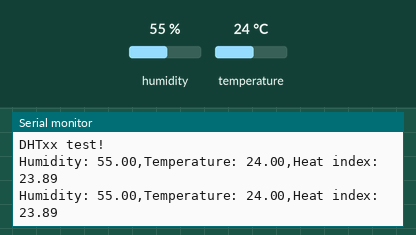
Recording of a sketch running on a simulated Arduino Uno, built with avr-gcc and run on an emulated ATmega328P. On the bench: the last lines printed to the serial monitor. The test bench sets the inputs (shaded band); at power-on: humidity 55 %, temperature 24 °C.

Above: at 4.8 s.
4.9 s: humidity set to 22 %
At 6.4 s:
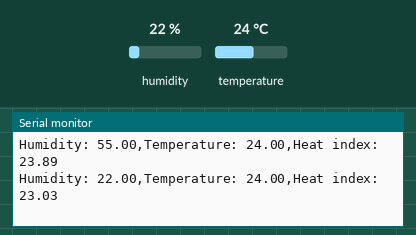
7.9 s: temperature set to 12 °C
At 8.8 s:
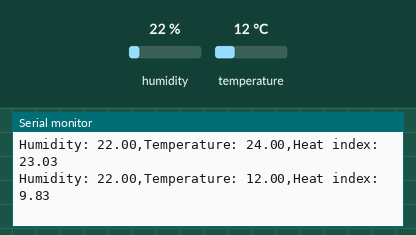
10.9 s: humidity set to 40 %
At 12.5 s:
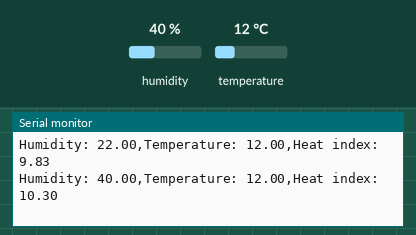
Timing chart, 0 to 14.0 s (numbered marks = the images above; inputs shaded):
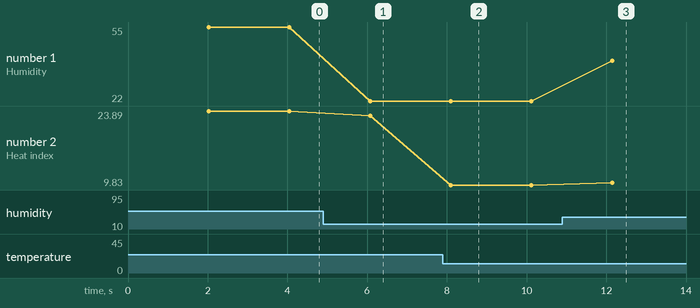

The sketch:

DHTtester.ino
```cpp
#include "DHT.h"

#define DHTPIN 2     // Digital pin connected to the DHT sensor
#define DHTTYPE DHT11   // DHT 11
//define DHTTYPE DHT22   // DHT 22  (AM2302), AM2321
//#define DHTTYPE DHT21   // DHT 21 (AM2301)

DHT dht(DHTPIN, DHTTYPE);

void setup() {
  Serial.begin(9600);
  Serial.println(F("DHTxx test!"));

  dht.begin();
}

void loop() {
  // Wait a few seconds between measurements.
  delay(2000);

  // Reading temperature or humidity takes about 250 milliseconds!
  // Sensor readings may also be up to 2 seconds 'old' (its a very slow sensor)
  float h = dht.readHumidity();
  // Read temperature as Celsius (the default)
  float t = dht.readTemperature();
  // Read temperature as Fahrenheit (isFahrenheit = true)
  float f = dht.readTemperature(true);

  // Check if any reads failed and exit early (to try again).
  if (isnan(h) || isnan(t) || isnan(f)) {
    Serial.println(F("Failed to read from DHT sensor!"));
    return;
  }

  // Compute heat index in Fahrenheit (the default)
  float hif = dht.computeHeatIndex(f, h);
  // Compute heat index in Celsius (isFahreheit = false)
  float hic = dht.computeHeatIndex(t, h, false);

  Serial.print("Humidity: ");
  Serial.print(h);
  Serial.print(",");

  Serial.print("Temperature: ");
  Serial.print(t);
  Serial.print(",");

  Serial.print("Heat index: ");
  Serial.println(hic);
}
```

Measured:
- after the input at 4.9 s, the serial monitor: prints a new line after 1.2 s (image 1)
- after the input at 7.9 s, the serial monitor: prints a new line after 0.20 s (image 2)
- after the input at 10.9 s, the serial monitor: prints a new line after 1.2 s (image 3)
- plotted number 1: 55 → 22 after the input at 4.9 s, 22 → 40 after the input at 10.9 s
- plotted number 2: 23.89 → 23.03 after the input at 4.9 s, 23.03 → 9.83 after the input at 7.9 s, 9.83 → 10.3 after the input at 10.9 s
